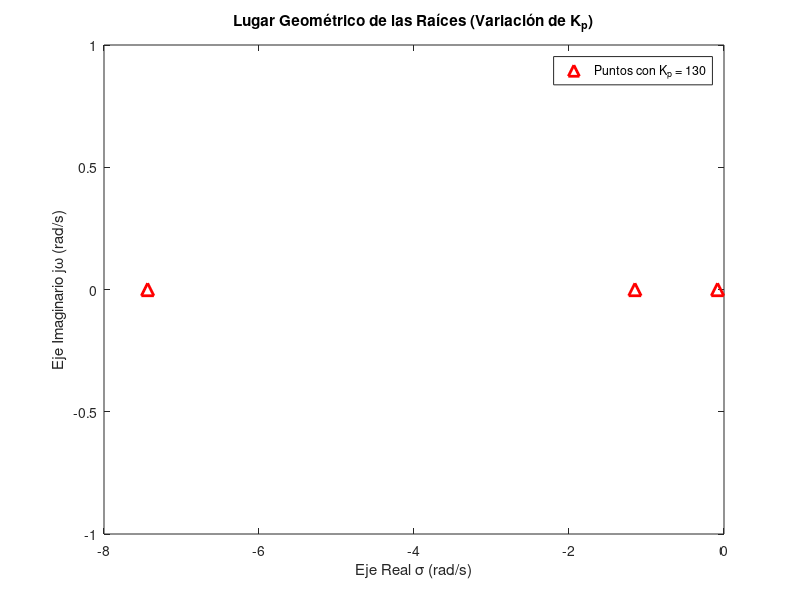

Write the MATLAB code that produced this figure.
%% 1. Parámetros del Carro y Conversión
m_car     = 0.421;               % [kg]
car_b     = 3.5;                 % [N*s/m]
car_F_max = 3.0;                 % [N]
K_act     = car_F_max / 100;     % [N/%] Factor de conversión a Newtons (0.03)

car_Kd    = 5;                   % Ganancia derivativa fija [%*s/m]
car_Ki    = 10;                  % Ganancia integral fija [%/(m*s)]

Kd_N      = car_Kd * K_act;      % 0.15 N*s/m
Ki_N      = car_Ki * K_act;      % 0.30 N/m*s

%% 2. Función de Transferencia Equivalente para aislar Kp
% La ecuación característica es: m*s^3 + (b + Kd_N)*s^2 + (Kp*K_act)*s + Ki_N = 0
% Dividiendo entre los términos conocidos: 1 + Kp * [ K_act*s / (m*s^3 + (b + Kd_N)*s^2 + Ki_N) ] = 0
s = tf('s');
G_eq = (K_act * s) / (m_car*s^3 + (car_b + Kd_N)*s^2 + Ki_N);

%% 3. Graficar el Lugar Geométrico de las Raíces
figure('Color', 'w');
rlocus(G_eq);
grid on; hold on;

% Rejilla de coeficiente de amortiguamiento (zeta = 0.707 para ~5% de sobreimpulso)
sgrid(0.707, []); 

% 4. Marcar la posición de tus polos con el Kp actual (130)
Kp_actual = 130;
polos_actuales = roots([m_car, (car_b + Kd_N), (Kp_actual * K_act), Ki_N]);
plot(real(polos_actuales), imag(polos_actuales), 'r^', 'MarkerSize', 9, ...
    'LineWidth', 2, 'DisplayName', sprintf('Puntos con K_p = %d', Kp_actual));

title('Lugar Geométrico de las Raíces (Variación de K_p)');
xlabel('Eje Real \sigma (rad/s)');
ylabel('Eje Imaginario j\omega (rad/s)');
legend('Location', 'northeast');
